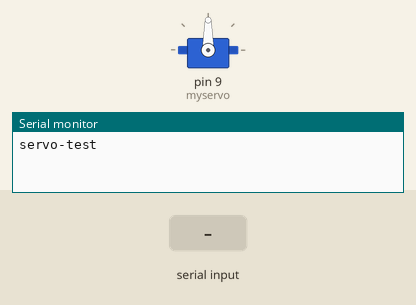
Recording of a sketch running on a simulated Arduino Uno, built with avr-gcc and run on an emulated ATmega328P. Parts: servo, the last lines printed to the serial monitor. The test bench sets the inputs (shaded band).

Above: at 1.2 s.
1.3 s: "30,150\n" received over Serial
At 2.5 s:
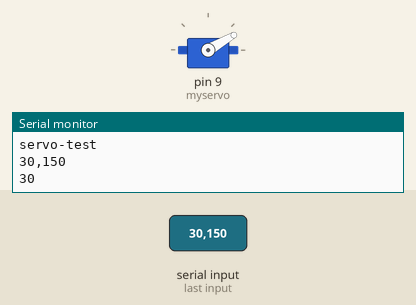
2.8 s: "5\n" received over Serial
At 3.3 s:
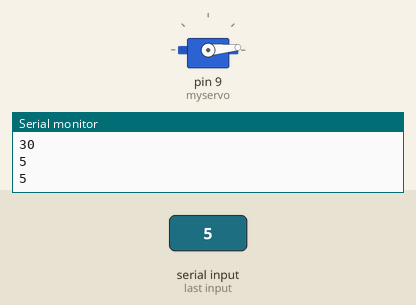
4.3 s: "200\n" received over Serial
At 5.5 s:
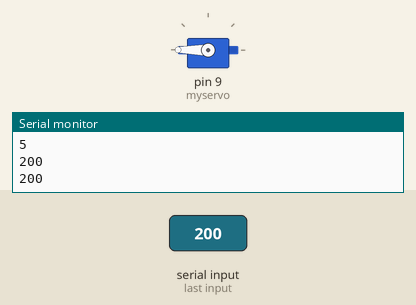
5.8 s: "90,45\n" received over Serial
At 7.0 s:
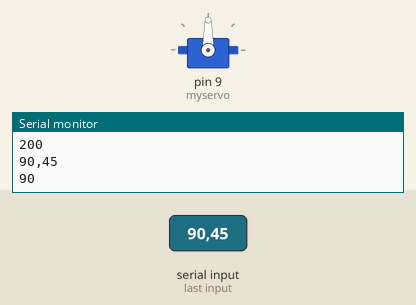
Timing chart, 0 to 8.3 s (numbered marks = the images above; inputs shaded):
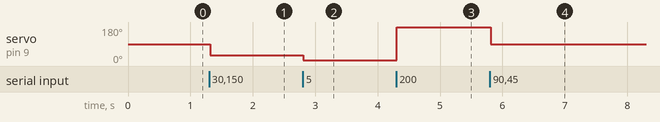

The sketch:

TesteServos.ino
```cpp
//zoomkat 7-30-10 serial servo test
//type servo position 0 to 180 in serial monitor

/* Conecte o servo motor no pino 9
 * Abra o monitor serial e coloque na velocidade 9600
 * Digite o valor do ângulo (0º a 180º)
 * Utilize este código para verificar os limites
 * de angulação dos servos motores em cada parte da garra
 */

String readString;
#include <Servo.h>
Servo myservo;  // create servo object to control a servo

void setup() {
  Serial.begin(9600);
  myservo.attach(9);
  Serial.println("servo-test");
}

void loop() {

  while (Serial.available()) {
    char c = Serial.read();  //gets one byte from serial buffer
    readString += c; //makes the String readString
    delay(2);  //slow looping to allow buffer to fill with next character
  }

  if (readString.length() >0) {
    Serial.println(readString);  //so you can see the captured String
    int n = readString.toInt();  //convert readString into a number
    Serial.println(n); //so you can see the integer
    myservo.write(n);
    readString="";
  }
}
```

Measured:
- after the input at 1.3 s, servo on pin 9 (myservo): 90° → 30° at once
- after the input at 2.8 s, servo on pin 9 (myservo): 30° → 5° at once
- after the input at 4.3 s, servo on pin 9 (myservo): 5° → 180° at once
- after the input at 5.8 s, servo on pin 9 (myservo): 180° → 90° at once
